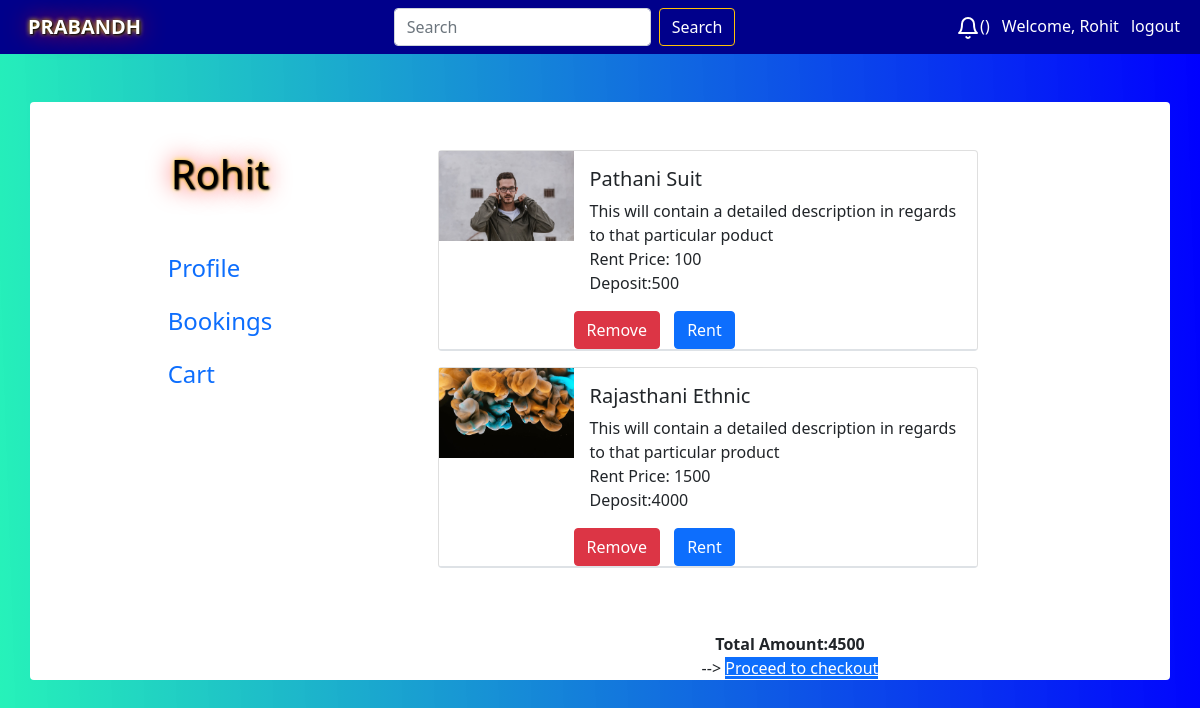
The app's page /cart/ (signed in) with its own data.
### Rent/models.py (models this page shows)
class Product(models.Model):
    seller_of_item=models.ForeignKey(Seller,related_name='seller_of_item', on_delete=models.CASCADE)
    availability=models.BooleanField(default=True)
    title=models.CharField(max_length=20)
    category = models.ForeignKey(Category, on_delete=models.SET_NULL, blank=True, null=True)
    subcategory=models.ForeignKey(Subcategory,on_delete=models.SET_NULL, blank=True, null=True)
    rental_price=models.IntegerField()
    about=models.TextField()
    deposit=models.IntegerField()
    image_of_product=models.ImageField(upload_to='title_photos')
    def __str__(self):
        return self.title

### Rent/views.py (the view)
# urls.py: path('cart/',views.cart,name="cart"),
def cart(request):
    user = request.user
    Cartobj=(Cart.objects.filter(user=user)).values('product_id')
    print(Cartobj)
    prod=[]
    j=0
    for i in Cartobj:
        j=j+1
    print(j)
    for i in range(0, j):
        prod=prod+list(Cartobj[i].values())
    print(prod)
    sum=0
    products = Product.objects.filter(id__in=prod)
    for i in products:
        sum=sum+i.deposit
    u = User.objects.get(username=user)
    isSeller=Profile.objects.get(user=u).seller
    print(isSeller)
    param = {
        'product': products,
        'sum':sum,
        "STRIPE_PUBLIC_KEY": settings.STRIPE_PUBLIC_KEY,
        'us':isSeller
    }
    print(products)
    return render(request, 'User/cart.html', param)

### User/templates/User/cart.html (shortened to what this page needs)
{% extends 'User/profile.html' %}
{% load static %}
{% block content %}
<body>
    <div class="container rounded bg-white mt-5 mb-5">
        <div class="row">
            <div class="col-md-4 border-right">
                <div class="d-flex flex-column align-items-center text-center p-3 py-5">
                    <h1 class="font-weight-bold user">{{user}}</h1>
                    <div class="p-3 py-5">
                        <div class="d-flex justify-content-between align-items-center mb-3">
                            <h4 class="text-right"><a href="/user/profile/" class="text-decoration-none" target="_self">
                                    Profile </a></h4>
                        </div>
                        <div class="d-flex justify-content-between align-items-center mb-3">
                            <h4 class="text-right"><a href="/booking/" class="text-decoration-none"> Bookings </a></h4>
                        </div>
                        <div class="d-flex justify-content-between align-items-center mb-3">
                            <h4 class="text-right"><a href="/cart/" class="text-decoration-none"> Cart </a></h4>
                        </div>
                    </div>
                </div>
            </div>
            <div class="col-md">
                <div class="p-3 py-5">
                    <div>
                        {% for i in product %}
                        <div class="card mb-3 border-bottom" style="max-width: 540px;">
                            <div class="row g-0 border-bottom">
                                <div class="col-md-3 col-sm-4">
                                    <img src='/media/{{i.image_of_product}}' class="img-fluid me-2" alt="...">
                                </div>
                                <div class="col-md-9 col-sm-8">
                                    <div class="card-body">
                                        <h5 class="card-title">{{i.title}}</h5>
                                        <p class="card-text">
                                            {{i.about}}<BR>Rent Price: {{i.rental_price}}</BR>
                                            Deposit:{{i.deposit}}
                                        </p>
                                    </div>
                                    <a href="/cartdel/{{i.id}}" class="btn btn-danger"
                                        style="margin-right:10px;">Remove</a>
                                    <a href="#" class="btn btn-primary">Rent</a>
                                </div>
                            </div>
                        </div>
                        {% endfor %}
                    </div>
                </div>
                <center>
                    <b>Total Amount:{{sum}}</b><br>
                            {% csrf_token %} -->
                            <a href="{% url 'check' %}" class="btn-primary" id="checkout-button">Proceed to
                                checkout</a>
                </center>
            </div>
        </div>
    </div>
</body>
{% endblock%}

### User/templates/User/basic.html (shortened to what this page needs)
<!DOCTYPE html>
<html lang="en">
<head>
  <link href="https://cdn.jsdelivr.net/npm/bootstrap@5.1.0/dist/css/bootstrap.min.css" rel="stylesheet"
>
</head>
  <body>
      <nav class="navbar navbar-dark " style="background-color:darkblue;">
          <div class="container-fluid">
            <div class="me-4 mx-3">
              <b>
              <a href="/" class="navbar-brand" style="color: white; text-shadow: 1px 1px 2px black, 0 0 25px red, 0 0 5px yellow;">
              PRABANDH</a>
                </b>
            </div>
            <form class="d-flex" method='get' action='/search/1'>
              <input class="form-control me-2" type="text" placeholder="Search" aria-label="Search" name="search" id="search">
              <button class="btn btn-outline-warning" type="submit" ><a href="/search/1" style="color:white; text-decoration: none;" >Search </a></button>
            </form>
            <div class="color">
              <a href="/noti" style="color:white;text-decoration:none;" class="mx-2"><i data-feather="bell"></i>({{k}})</a>
              {% if user.is_authenticated %}
                <a href="/user/profile" class="text-decoration-none" style="color: white">Welcome, {{user}}</a>
                <a href="/user/logout" class="text-decoration-none mx-2" style="color: white">logout</a>
              {% else %}
                <a href="/user/" class="text-decoration-none" style="color: white">Sign Up</a>
                <span style="color: white">/</span>
                <a href="/user/login" class="text-decoration-none" style="color: white">Login</a>
              {% endif %}
            </div>
          </div>
      </nav>
  {% block content %}{% endblock %}
    </body>
</html>

### User/templates/User/basic.html (style rules this page uses)
.navbar { background-color:darkblue; }

### User/templates/User/cart.html (style rules this page uses)
body { background: linear-gradient(268deg, #0000ff, #00f0add9); }
.user { color: black; text-shadow: 1px 1px 2px black, 0 0 25px red, 0 0 5px yellow; }

### records on screen
Product: image_of_product (picture), title "Pathani Suit", about "This will contain a detailed description in regards to that particular poduct", rental_price "100", deposit "500"
Product: image_of_product (picture), title "Rajasthani Ethnic", about "This will contain a detailed description in regards to that particular product", rental_price "1500", deposit "4000"

### other values on screen
{{ user }} "Rohit"
{{ sum }} "4500"
